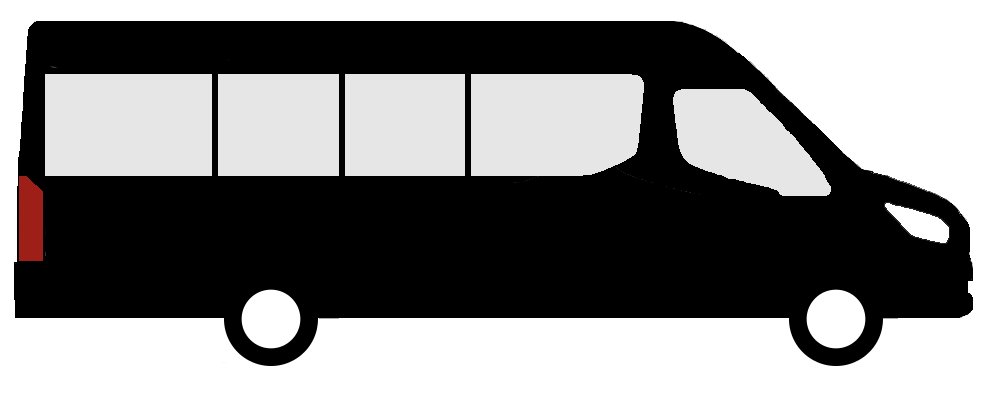
#> input picture vw_crafter_preview/composite.png, 990 x 393 px
$ python vectorize_vw_crafter.py
#> lines starting #> are read from the running program, lines starting #| are printed output that depends on the picture
#> in main, image is the input picture: PIL image 990x393 RGBA; mean R, G, B, A 130.8, 130.2, 130.2, 170.1
from __future__ import annotations

from collections import defaultdict
from math import hypot
from pathlib import Path

import numpy as np
from PIL import Image


ROOT = Path(__file__).resolve().parent
SOURCE = ROOT / "vw_crafter_preview" / "composite.png"
DESTINATION = ROOT / "vw crafter.svg"

PALETTE = np.array(
    [
        [255, 255, 255],  # transparent background / cut-outs
        [0, 0, 0],        # body and tyres
        [230, 230, 230],  # windows
        [157, 31, 23],    # rear lamp
    ],
    dtype=np.int16,
)
FILLS = {1: "#000000", 2: "#e6e6e6", 3: "#9d1f17"}


def classify(image: Image.Image) -> np.ndarray:
    pixels = np.asarray(image.convert("RGB"), dtype=np.int32)
    palette = PALETTE.astype(np.int32)
    distance = ((pixels[:, :, None, :] - palette[None, None, :, :]) ** 2).sum(axis=3)
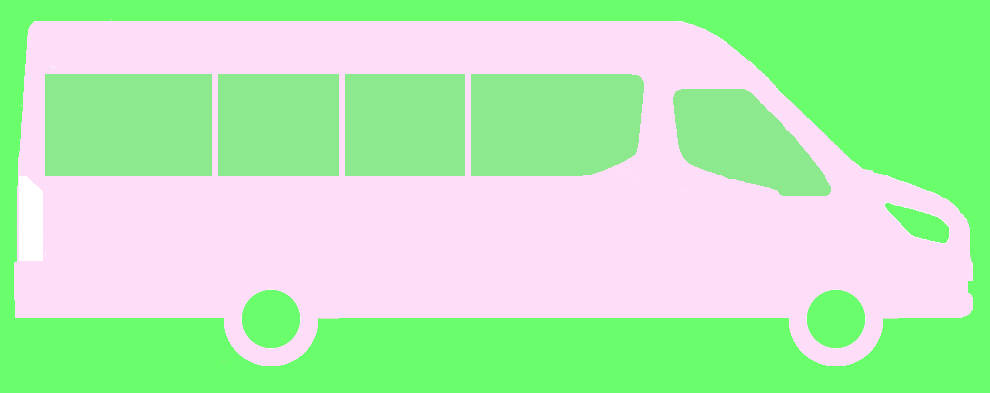
#> distance: shape (393, 990, 4) int64; mean R, G, B, A 92019.7, 96483.5, 75207.3, 67475.4; transparent parts drawn white
    return distance.argmin(axis=2)
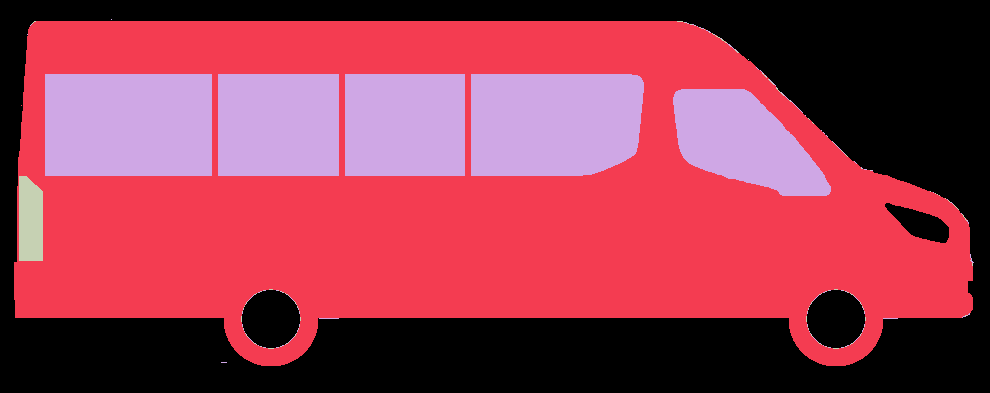
#> returned value: shape (393, 990) int64; 4 distinct labels, from 0 to 3; one colour per label, 0 black


def boundary_loops(mask: np.ndarray) -> list[list[tuple[int, int]]]:
    height, width = mask.shape
    edges: set[tuple[tuple[int, int], tuple[int, int]]] = set()
    ys, xs = np.nonzero(mask)

    for y, x in zip(ys.tolist(), xs.tolist()):
        if y == 0 or not mask[y - 1, x]:
            edges.add(((x, y), (x + 1, y)))
        if x == width - 1 or not mask[y, x + 1]:
            edges.add(((x + 1, y), (x + 1, y + 1)))
        if y == height - 1 or not mask[y + 1, x]:
            edges.add(((x + 1, y + 1), (x, y + 1)))
        if x == 0 or not mask[y, x - 1]:
            edges.add(((x, y + 1), (x, y)))

    outgoing: dict[tuple[int, int], set[tuple[int, int]]] = defaultdict(set)
    for start, end in edges:
        outgoing[start].add(end)

    direction_index = {(1, 0): 0, (0, 1): 1, (-1, 0): 2, (0, -1): 3}
    loops: list[list[tuple[int, int]]] = []

    while edges:
        first_edge = next(iter(edges))
        start, current = first_edge
        edges.remove(first_edge)
        outgoing[start].remove(current)
        points = [start, current]
        previous = start

        while current != start:
            candidates = [end for end in outgoing[current] if (current, end) in edges]
            if not candidates:
                break
            incoming = direction_index[(current[0] - previous[0], current[1] - previous[1])]

            def turn_priority(end: tuple[int, int]) -> int:
                outgoing_direction = direction_index[(end[0] - current[0], end[1] - current[1])]
                turn = (outgoing_direction - incoming) % 4
                return {1: 0, 0: 1, 3: 2, 2: 3}[turn]

            following = min(candidates, key=turn_priority)
            edges.remove((current, following))
            outgoing[current].remove(following)
            previous, current = current, following
            points.append(current)

        if len(points) >= 4 and points[-1] == points[0]:
            loops.append(points[:-1])

    return loops


def remove_collinear(points: list[tuple[int, int]]) -> list[tuple[int, int]]:
    cleaned: list[tuple[int, int]] = []
    count = len(points)
    for index, point in enumerate(points):
        before = points[index - 1]
        after = points[(index + 1) % count]
        if (point[0] - before[0]) * (after[1] - point[1]) != (
            point[1] - before[1]
        ) * (after[0] - point[0]):
            cleaned.append(point)
    return cleaned


def point_line_distance(
    point: tuple[int, int], start: tuple[int, int], end: tuple[int, int]
) -> float:
    dx, dy = end[0] - start[0], end[1] - start[1]
    if dx == 0 and dy == 0:
        return hypot(point[0] - start[0], point[1] - start[1])
    return abs(dy * point[0] - dx * point[1] + end[0] * start[1] - end[1] * start[0]) / hypot(dx, dy)


def rdp(points: list[tuple[int, int]], epsilon: float) -> list[tuple[int, int]]:
    if len(points) <= 2:
        return points
    distances = [point_line_distance(point, points[0], points[-1]) for point in points[1:-1]]
    maximum = max(distances, default=0.0)
    if maximum <= epsilon:
        return [points[0], points[-1]]
    split = distances.index(maximum) + 1
    return rdp(points[: split + 1], epsilon)[:-1] + rdp(points[split:], epsilon)


def simplify_closed(points: list[tuple[int, int]], epsilon: float = 1.15) -> list[tuple[int, int]]:
    points = remove_collinear(points)
    if len(points) < 4:
        return points
    anchor = min(range(len(points)), key=lambda index: (points[index][0], points[index][1]))
    ordered = points[anchor:] + points[:anchor]
    opposite = max(
        range(1, len(ordered)),
        key=lambda index: (ordered[index][0] - ordered[0][0]) ** 2
        + (ordered[index][1] - ordered[0][1]) ** 2,
    )
    first = rdp(ordered[: opposite + 1], epsilon)
    second = rdp(ordered[opposite:] + [ordered[0]], epsilon)
    return first[:-1] + second[:-1]


def polygon_area(points: list[tuple[int, int]]) -> float:
    return abs(
        sum(
            points[index][0] * points[(index + 1) % len(points)][1]
            - points[(index + 1) % len(points)][0] * points[index][1]
            for index in range(len(points))
        )
    ) / 2


def path_data(loops: list[list[tuple[int, int]]], label: int) -> str:
    parts: list[str] = []
    for loop in loops:
        if polygon_area(loop) < 20:
            continue
        left = min(point[0] for point in loop)
        top = min(point[1] for point in loop)
        right = max(point[0] for point in loop)
        bottom = max(point[1] for point in loop)
        if label == 1 and 55 <= right - left <= 65 and 55 <= bottom - top <= 65:
            center_x = (left + right) / 2
            center_y = (top + bottom) / 2
            radius = ((right - left) + (bottom - top)) / 4
            parts.append(
                f"M{center_x:g} {center_y - radius:g} "
                f"A{radius:g} {radius:g} 0 1 0 {center_x:g} {center_y + radius:g} "
                f"A{radius:g} {radius:g} 0 1 0 {center_x:g} {center_y - radius:g} Z"
            )
            continue
        points = simplify_closed(loop)
        if len(points) < 3:
            continue
        parts.append(f"M{points[0][0]} {points[0][1]}")
        parts.extend(f"L{x} {y}" for x, y in points[1:])
        parts.append("Z")
    return " ".join(parts)


def main() -> None:
    image = Image.open(SOURCE)
    labels = classify(image)
    width, height = image.size
#> width = 990; height = 393
    paths: list[str] = []

    for label, fill in FILLS.items():
        loops = boundary_loops(labels == label)
        data = path_data(loops, label)
        if data:
            paths.append(f'  <path fill="{fill}" fill-rule="evenodd" d="{data}"/>')
        print(fill, "pixels=", int((labels == label).sum()), "contours=", len(loops))
#> this loop made 3 passes
#| #000000 pixels= 181783 contours= 15
#| #e6e6e6 pixels= 69407 contours= 209
#| #9d1f17 pixels= 2138 contours= 175
#> after the loop, paths = 3 items

    svg = "\n".join(
        [
            '<?xml version="1.0" encoding="UTF-8"?>',
            f'<svg xmlns="http://www.w3.org/2000/svg" viewBox="0 0 {width} {height}" width="{width}" height="{height}">',
            "  <title>VW Crafter</title>",
            *paths,
            "</svg>",
            "",
        ]
    )
    DESTINATION.write_text(svg, encoding="utf-8")
    print(DESTINATION, DESTINATION.stat().st_size, "bytes")


if __name__ == "__main__":
    main()

$ run again, with vw_crafter_preview/frame_1.png copied over vw_crafter_preview/composite.png
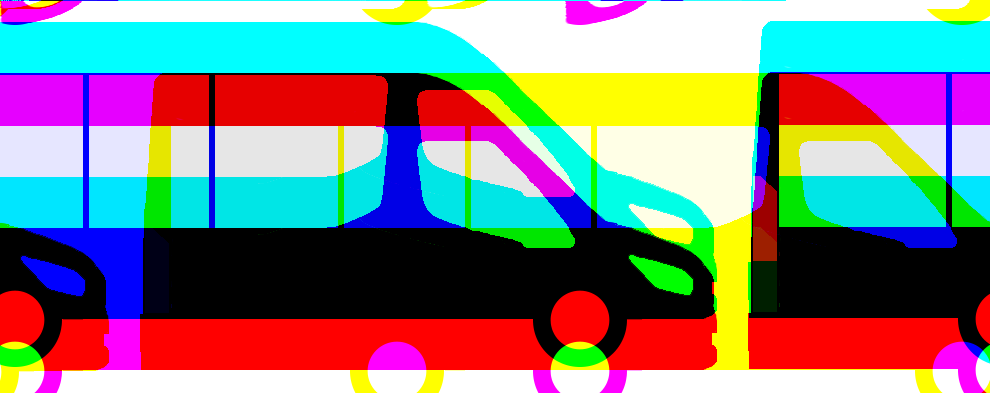
#> input picture vw_crafter_preview/frame_1.png, 990 x 393 px
#> in main, image is the input picture: PIL image 990x393 RGBA; mean R, G, B, A 130.6, 130.4, 130.4, 255
#> in classify, `distance = ((pixels[:, :, None, :] - palette[None, None, :, :]) ** 2)...`:
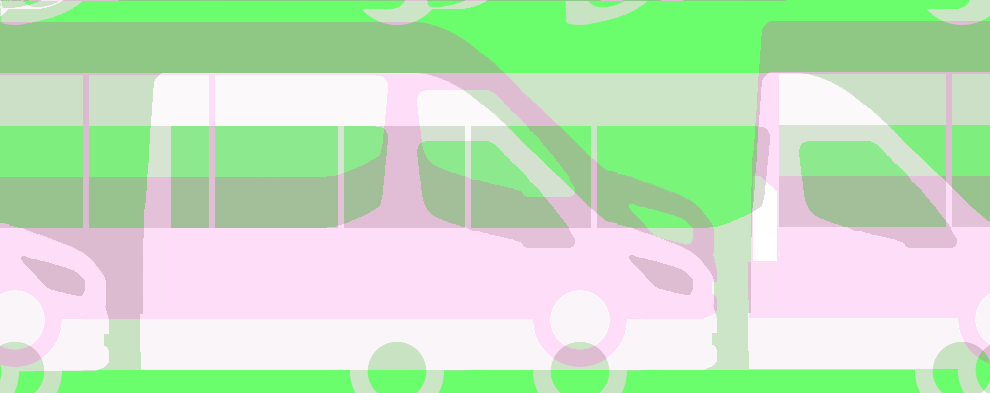
#> distance: shape (393, 990, 4) int64; mean R, G, B, A 91971.8, 96467.1, 75162.5, 67530.2; transparent parts drawn white
#> in classify, `return distance.argmin(axis=2)`:
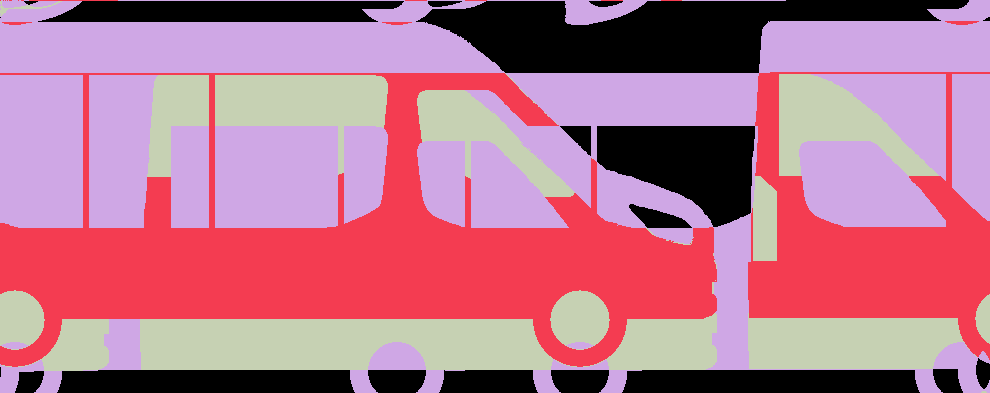
#> returned value: shape (393, 990) int64; 4 distinct labels, from 0 to 3; one colour per label, 0 black
#> the loop in main, `for label, fill in FILLS.items():` made 3 passes
#| #000000 pixels= 109787 contours= 23
#| #e6e6e6 pixels= 146030 contours= 49
#| #9d1f17 pixels= 71141 contours= 112
#> after the loop in main, `for label, fill in FILLS.items():`: paths = 3 items
